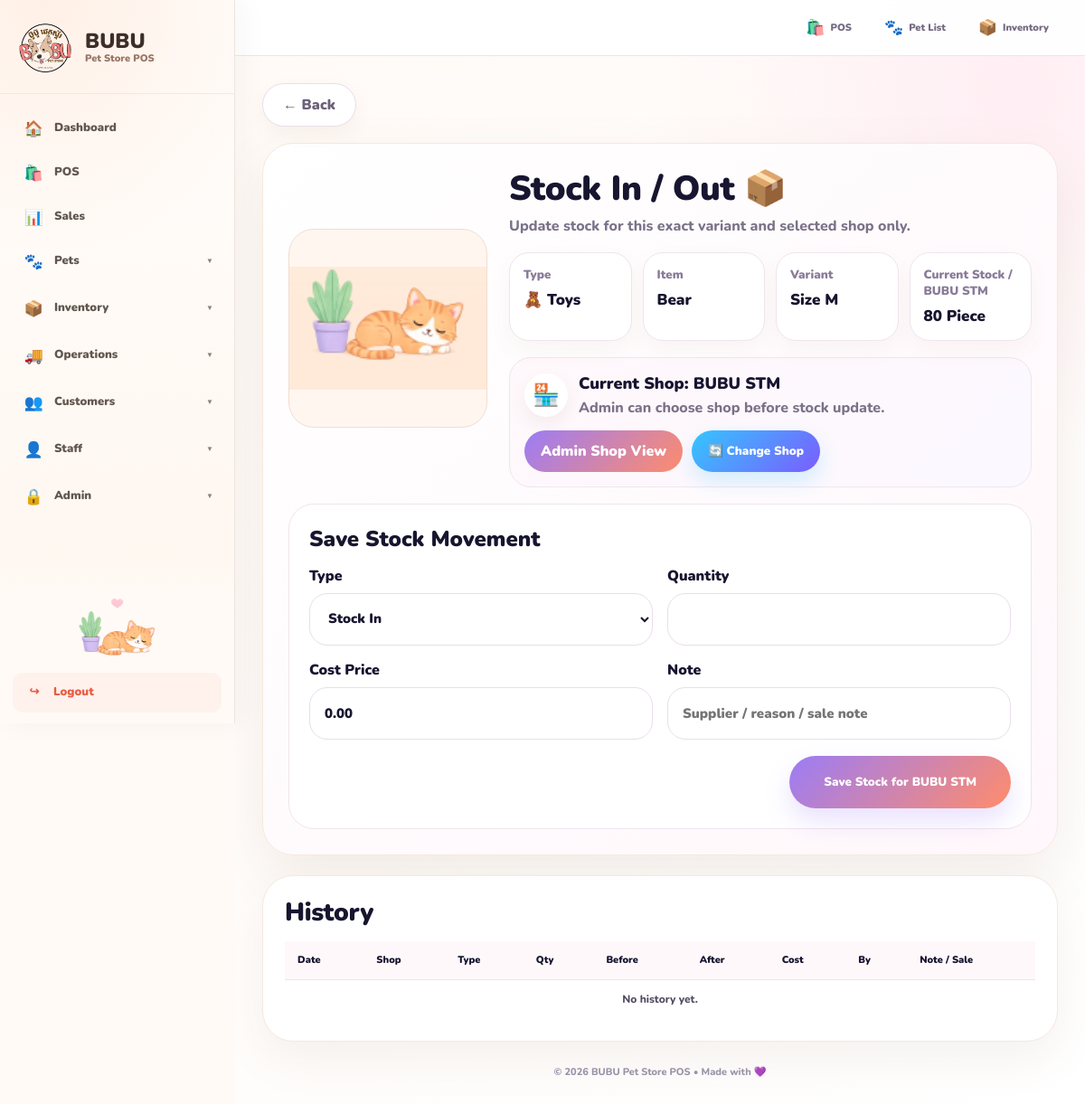
Page /inventory/variant/4/stock/?branch=2 (signed in) on the committed database.
### inventory/models.py (models this page shows, shortened)
class ItemVariant(models.Model):
    item = models.ForeignKey(
        Item,
        on_delete=models.CASCADE,
        related_name="variants",
    )
    sku = models.CharField(max_length=80, blank=True, default="")
    image = models.ImageField(upload_to="item_variants/", blank=True, null=True)
    color = models.CharField(max_length=50, blank=True, default="")
    size = models.CharField(max_length=50, blank=True, default="")
    label = models.CharField(max_length=100, blank=True, default="")
    quantity = models.IntegerField(default=0)
    cost_price = models.DecimalField(max_digits=10, decimal_places=2, default=0)
    sale_price = models.DecimalField(max_digits=10, decimal_places=2, default=0)
    is_active = models.BooleanField(default=True)
    class Meta:
        ordering = ["item__name", "size", "color", "label", "id"]
        indexes = [
            models.Index(fields=["item", "is_active"]),
            models.Index(fields=["sku"]),
        ]
    def display_name(self):
        parts = []
        if self.size:
            parts.append(f"Size {self.size}")
        if self.color:
            parts.append(self.color)
        if self.label:
            parts.append(self.label)
        return " / ".join(parts) if parts else "Default"

class Item(models.Model):
    UNIT_CHOICES = [
        ("piece", "Piece"),
        ("bottle", "Bottle"),
        ("ml", "ML"),
        ("g", "Gram"),
        ("kg", "KG"),
        ("pack", "Pack"),
        ("box", "Box"),
        ("service", "Service"),
        ("pet", "Pet"),
    ]
    item_type = models.ForeignKey(
        ItemType,
        on_delete=models.SET_NULL,
        null=True,
        blank=True,
        related_name="items",
    )
    name = models.CharField(max_length=200)
    brand = models.CharField(max_length=100, blank=True, default="")
    image = models.ImageField(upload_to="items/", blank=True, null=True)
    unit = models.CharField(max_length=20, choices=UNIT_CHOICES, default="piece")
    cost_price = models.DecimalField(max_digits=10, decimal_places=2, default=0)
    sale_price = models.DecimalField(max_digits=10, decimal_places=2, default=0)
    is_active = models.BooleanField(default=True)
    created_at = models.DateTimeField(auto_now_add=True)

class ItemType(models.Model):
    name = models.CharField(max_length=100, unique=True)
    emoji = models.CharField(max_length=10, blank=True, default="📦")
    is_active = models.BooleanField(default=True)

class Branch(models.Model):
    name = models.CharField(max_length=100, unique=True)
    is_active = models.BooleanField(default=True)
    latitude = models.DecimalField(
        max_digits=10,
        decimal_places=7,
        null=True,
        blank=True,
        help_text="Branch GPS latitude.",
    )
    longitude = models.DecimalField(
        max_digits=10,
        decimal_places=7,
        null=True,
        blank=True,
        help_text="Branch GPS longitude.",
    )
    allowed_radius_meters = models.PositiveIntegerField(
        default=150,
        help_text="Allowed distance from branch for attendance scan.",
    )

### inventory/views.py (the view, shortened to what this page needs)
# urls.py: path("variant/<int:variant_id>/stock/", views.variant_stock_movement, name="variant_stock_movement"),
@login_required
def variant_stock_movement(request, variant_id):
    if not can_manage_inventory(request.user):
        messages.error(request, "You do not have permission.")
        return redirect("item_list")
    variant = get_object_or_404(
        ItemVariant.objects.select_related("item", "item__item_type"),
        pk=variant_id,
    )
    item = variant.item
    can_cost = can_edit_cost_price(request.user)
    selected_branch = get_selected_branch(request)
    if request.user.is_superuser:
        branches = Branch.objects.filter(is_active=True).order_by("name")
    else:
        user_branch = get_user_branch(request.user)
        branches = Branch.objects.filter(id=user_branch.id) if user_branch else Branch.objects.none()
    if not selected_branch:
        messages.error(request, "No branch assigned. Please ask admin to set your shop.")
        return redirect("item_detail", pk=item.id)
    current_stock = get_variant_branch_qty(variant, selected_branch)
    movements = (
        variant.stock_movements
        .filter(branch=selected_branch)
        .select_related("branch", "created_by")
        .order_by("-created_at")[:30]
    )
    return render(request, "inventory/variant_stock_movement.html", {
        "item": item,
        "variant": variant,
        "branches": branches,
        "selected_branch": selected_branch,
        "current_stock": current_stock,
        "movements": movements,
        "can_edit_cost_price": can_cost,
    })

### inventory/views.py (called while the page is built)
def can_manage_inventory(user):
    return user.is_authenticated and (user.is_staff or user.is_superuser)

def can_edit_cost_price(user):
    return user.is_authenticated and (
        user.is_superuser or user.has_perm("inventory.can_edit_cost_price")
    )

def get_user_branch(user):
    profile = getattr(user, "staff_profile", None)
    if profile and profile.branch_id:
        return profile.branch
    return None

def get_selected_branch(request):
    user_branch = get_user_branch(request.user)
    if request.user.is_superuser:
        branch_id = request.POST.get("branch") or request.GET.get("branch")
        if branch_id:
            branch = Branch.objects.filter(
                id=branch_id,
                is_active=True,
            ).first()
            if branch:
                return branch
        return Branch.objects.filter(is_active=True).order_by("id").first()
    return user_branch

def get_variant_branch_qty(variant, branch):
    if not variant or not branch:
        return 0
    stock = BranchStock.objects.filter(
        branch=branch,
        variant=variant,
    ).first()
    if not stock:
        return 0
    return int(stock.quantity or 0)

### templates/inventory/variant_stock_movement.html (shortened to what this page needs)
{% extends "base.html" %}
{% block content %}
<div class="page">
    <a
        href="{% url 'item_detail' item.id %}{% if request.user.is_superuser and selected_branch %}?branch={{ selected_branch.id }}{% endif %}"
        class="back"
    >
        ← Back
    </a>
    <div class="card">
        <div class="top-grid">
            <div class="photo">
                {% if variant.image %}
                    <img src="{{ variant.image.url }}">
                {% elif item.image %}
                    <img src="{{ item.image.url }}">
                {% else %}
                    <div class="placeholder">📦</div>
                {% endif %}
            </div>
            <div>
                <h1>Stock In / Out 📦</h1>
                <div class="sub">
                    Update stock for this exact variant and selected shop only.
                </div>
                <div class="info-grid">
                    <div class="info-box">
                        <small>Type</small>
                        <strong>
                            {% if item.item_type %}
                                {{ item.item_type.emoji }} {{ item.item_type.name }}
                            {% else %}
                                📦 No Type
                            {% endif %}
                        </strong>
                    </div>
                    <div class="info-box">
                        <small>Item</small>
                        <strong>{{ item.name }}</strong>
                    </div>
                    <div class="info-box">
                        <small>Variant</small>
                        <strong>{{ variant.display_name }}</strong>
                    </div>
                    <div class="info-box">
                        <small>
                            Current Stock
                            {% if selected_branch %}
                                / {{ selected_branch.name }}
                            {% endif %}
                        </small>
                        <strong>{{ current_stock }} {{ item.get_unit_display }}</strong>
                    </div>
                </div>
                <div class="branch-card">
                    <div class="branch-left">
                        <div class="branch-icon">🏪</div>
                        <div>
                            <div class="branch-title">
                                Current Shop:
                                {% if selected_branch %}
                                    {{ selected_branch.name }}
                                {% else %}
                                    No shop selected
                                {% endif %}
                            </div>
                            <div class="branch-sub">
                                {% if request.user.is_superuser %}
                                    Admin can choose shop before stock update.
                                {% else %}
                                    Locked to your assigned staff shop.
                                {% endif %}
                            </div>
                        </div>
                    </div>
                    <div class="branch-actions">
                        <div class="branch-badge {% if not request.user.is_superuser %}locked{% endif %}">
                            {% if request.user.is_superuser %}
                                Admin Shop View
                            {% else %}
                                🔒 Branch Locked
                            {% endif %}
                        </div>
                        {% if request.user.is_superuser %}
                            <button type="button" class="branch-popup-btn" onclick="openShopPopup()">
                                🔄 Change Shop
                            </button>
                        {% endif %}
                    </div>
                </div>
            </div>
        </div>
        <div class="form-card">
            <h2 class="form-title">Save Stock Movement</h2>
            <form method="post">
                <div class="form-grid">
                    <div class="box">
                        <label>Type</label>
                        <select name="movement_type">
                            <option value="in">Stock In</option>
                        </select>
                    </div>
                    <div class="box">
                        <label>Quantity</label>
                        <input type="number" name="quantity" min="1" required>
                    </div>
                    {% if can_edit_cost_price %}
                    <div class="box">
                        <label>Cost Price</label>
                        <input type="number" step="0.01" name="cost_price" value="{{ variant.cost_price }}">
                    </div>
                    {% endif %}
                    <div class="box">
                        <label>Note</label>
                        <input type="text" name="note" placeholder="Supplier / reason / sale note">
                    </div>
                </div>
                <div class="submit-row">
                    <button class="btn" type="submit">
                        Save Stock for
                        {% if selected_branch %}
                            {{ selected_branch.name }}
                        {% else %}
                            Selected Shop
                        {% endif %}
                    </button>
                </div>
            </form>
        </div>
    </div>
    <div class="history-card">
        <h1 class="history-title">History</h1>
        <div class="table-wrap">
            <table class="table">
                <tr>
                    <th>Date</th>
                    <th>Shop</th>
                    <th>Type</th>
                    <th>Qty</th>
                    <th>Before</th>
                    <th>After</th>
                    {% if can_edit_cost_price %}
                        <th>Cost</th>
                    {% endif %}
                    <th>By</th>
                    <th>Note / Sale</th>
                </tr>
                {% for m in movements %}
                <tr>
                    <td>{{ m.created_at|date:"d M Y H:i" }}</td>
                    <td>
                        {% if m.branch %}
                            <span class="badge">{{ m.branch.name }}</span>
                        {% else %}
                            -
                        {% endif %}
                    </td>
                    <td>{{ m.get_movement_type_display }}</td>
                    <td>{{ m.quantity }}</td>
                    <td>{{ m.before_quantity }}</td>
                    <td>{{ m.after_quantity }}</td>
                    {% if can_edit_cost_price %}
                        <td>${{ m.cost_price|floatformat:2 }}</td>
                    {% endif %}
                    <td>{{ m.created_by|default:"-" }}</td>
                    <td>{{ m.note|default:"-" }}</td>
                </tr>
                {% empty %}
                <tr>
                    <td colspan="{% if can_edit_cost_price %}9{% else %}8{% endif %}">
                        No history yet.
                    </td>
                </tr>
                {% endfor %}
            </table>
        </div>
    </div>
</div>
{% endblock %}

### templates/base.html (style rules this page uses)
:root { --ink:#17152f; --muted:#7b7288; --purple:#8e63ff; --purple-dark:#7047db; --purple-soft:#f3edff; --orange:#ff8464; --green:#25b982; --cream:#fffaf6; --surface:#ffffff; --line:#eadfec; --warm-line:#f2ded1; --sidebar-width:260px; }
* { box-sizing:border-box }
html { width:100%; min-height:100%; scroll-behavior:smooth; -webkit-text-size-adjust:100%; }
body { width:100%; min-height:100%; margin:0; overflow-x:hidden; color:var(--ink); background:var(--cream); font-family:'Nunito',sans-serif; }
a { color:inherit; text-decoration:none; }
button, input, select, textarea { font-family:'Nunito',sans-serif; }
button { touch-action:manipulation }
h1 { margin:0 0 6px; color:var(--ink); font-size:32px; line-height:1.15; letter-spacing:-.35px; font-weight:1000; }
.search-input, input, select, textarea { max-width:100%; border:1.5px solid var(--line); border-radius:13px; padding:10px 12px; color:var(--ink); background:white; font-size:15px; line-height:1.25; font-weight:800; outline:none; }
input, select { min-height:42px; }
.btn, button, .mini-btn, .badge, .top-quick-link, .menu a, .menu-main, .logout-btn { line-height:1.2; }
.btn, button { min-height:42px; padding:0 16px; border:0; border-radius:13px; display:inline-flex; align-items:center; justify-content:center; gap:6px; font-weight:1000; text-align:center; cursor:pointer; transition:.16s ease; }
.card, .table-card { border:1px solid #f1e6e0; border-radius:18px; background:rgba(255,255,255,.95); box-shadow:0 10px 28px rgba(130,91,60,.06); }
.card { margin-bottom:16px; padding:18px; }
table { width:100%; border-collapse:collapse; }
th, td { padding:12px; text-align:center; vertical-align:middle; }
th { color:var(--ink); font-size:11px; line-height:1.25; font-weight:1000; }
td { border-top:1px solid #f7eee8; color:#514a5f; font-size:12px; line-height:1.3; font-weight:800; }

### rows in the picture
ItemVariant: image (picture), display_name "Size M", cost_price "0.00"
Item: item_type.emoji "🧸", item_type.name "Toys", name "Bear", unit "Piece"
Branch: name "BUBU STM"

### other values in the picture
{{ current_stock }} "80"
